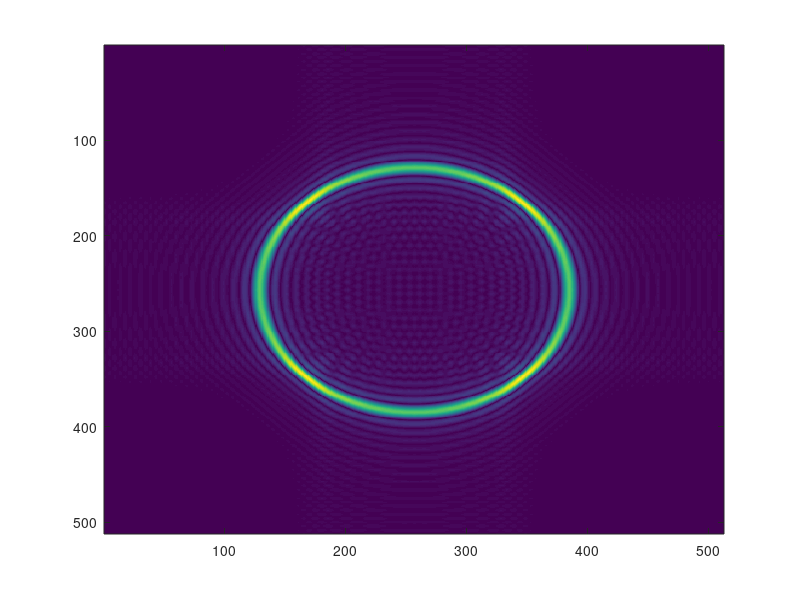

MATLAB code for this plot: (Note: this script raises an error after producing the figure.)
clc;
clear all;
close all;

lam = 1; %wavelength
ss = 0.25; %sample spacing
apr = lam.*[15 30 60]; %aperture
N = 512; % 512x512 fft

for n = 1:length(apr)
    [X,Y] = meshgrid(-apr(1,n):ss:apr(1,n));

    r = sqrt((X).^2 + (Y).^2);
    H =((1j.*lam.*r).^(-0.5)).*(exp(1j.*2.*pi.*r./lam));
    [row, col]= find(isinf(H));
    H(row, col) = 0;

    Z = fftshift(fft2((H),N,N));
    imagesc(abs(Z));
    
    k = get(gca, 'XTick'); % K from [0, N]
    K = k -(N/2); % New K from [-N/2, N/2]
    f = round(K/(N*ss), 2); % frequency from fft rounded to 2 decimal places
    xticklabels(f);
    yticklabels(f);
    
    title(['Question 6     \lambda = ',num2str(lam), ' | Sample Spacing = ',num2str(ss), ' | Aperture = ',num2str(apr(1,n))]);
    ylabel('\bf f(y)');
    xlabel('\bf f(x)');
    
    pause(1); %delay between loops

end